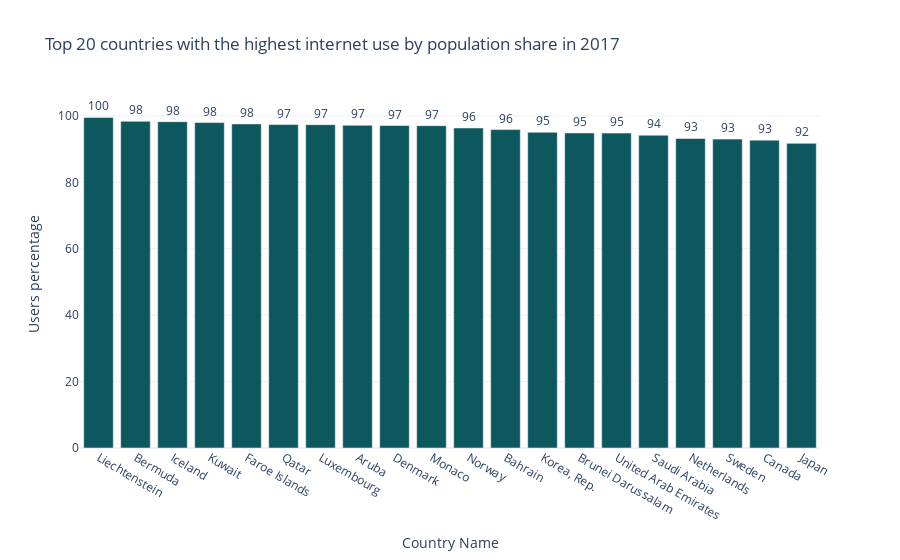

Here is the notebook cell this chart was saved with:
### Code cell
# VIZ

fig = px.bar(df_top_20_share,
             y='Users percentage',
             x='Country Name',
             text_auto='.2s',
             title="Top 20 countries with the highest internet use by population share in 2017",
             color_discrete_sequence=colors_monochromatic_reverse)

fig.update_traces(textfont_size=12, 
                  textangle=0, 
                  textposition="outside", 
                  cliponaxis=False)

fig.show()

### Figure 1 — Plotly figure (JSON) as saved in the notebook; plotly's stock layout.template omitted (floating-point values rounded to 4 significant figures)
{"data": [{"alignmentgroup": "True", "cliponaxis": false, "hovertemplate": "Country Name=%{x}<br>Users percentage=%{y}<extra></extra>", "legendgroup": "", "marker": {"color": "rgb(13, 88, 95)", "pattern": {"shape": ""}}, "name": "", "offsetgroup": "", "orientation": "v", "showlegend": false, "textangle": 0, "textfont": {"size": 12}, "textposition": "outside", "texttemplate": "%{y:.2s}", "type": "bar", "x": ["Liechtenstein", "Bermuda", "Iceland", "Kuwait", "Faroe Islands", "Qatar", "Luxembourg", "Aruba", "Denmark", "Monaco", "Norway", "Bahrain", "Korea, Rep.", "Brunei Darussalam", "United Arab Emirates", "Saudi Arabia", "Netherlands", "Sweden", "Canada", "Japan"], "xaxis": "x", "y": [99.55, 98.37, 98.26, 98.0, 97.58, 97.39, 97.36, 97.17, 97.1, 97.05, 96.36, 95.88, 95.07, 94.87, 94.82, 94.18, 93.2, 93.01, 92.7, 91.73], "yaxis": "y"}], "layout": {"barmode": "relative", "legend": {"tracegroupgap": 0}, "title": {"text": "Top 20 countries with the highest internet use by population share in 2017"}, "xaxis": {"anchor": "y", "domain": [0, 1], "title": {"text": "Country Name"}}, "yaxis": {"anchor": "x", "domain": [0, 1], "title": {"text": "Users percentage"}}}}
